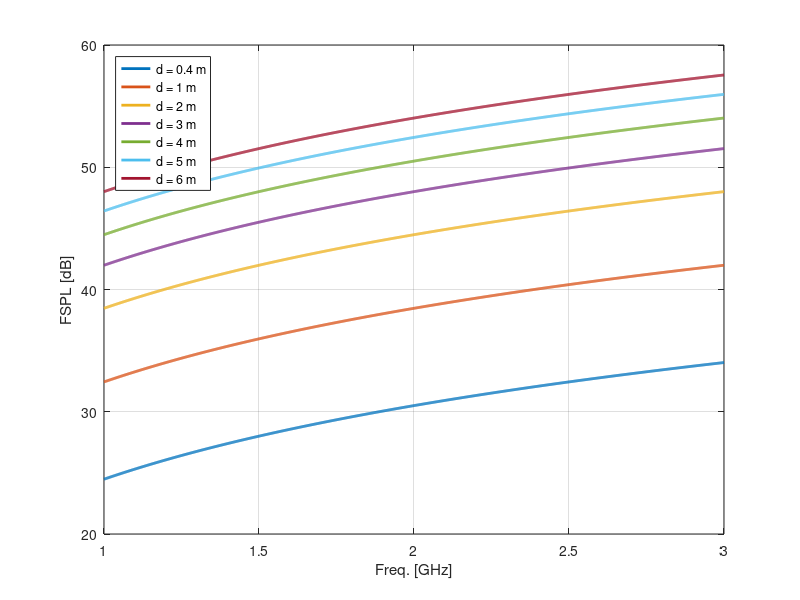

Here is the MATLAB script that generated this plot:
% Free Space Path Loss (FSPL)
% Script to obtain the FSPL
% Added Comment
clc
clear all
close all 

set(0,'defaultlinelinewidth',2);    % Set linewidth

f = linspace(1,3,1000)*1e9;         % Freq. Range
c = 3e8;                            % Speed of Light
d = [0.4 1 2 3 4 5 6]';                 % Distance Vector

fspl = 4*pi*d*f/c;                  % Free Space Path Loss

fig1 = figure()
plot(f/1e9,mag2db(fspl)); grid on
xlabel('Freq. [GHz]'); ylabel('FSPL [dB]')

C = regexp(sprintf('d = %d m#', d), '#', 'split');  % Create string and the separate it on the '#' symbol
C(end) = [];                                        % Clear last element (The previous step creates an extra element on the legend)
legend(C,'Location','NorthWest')
